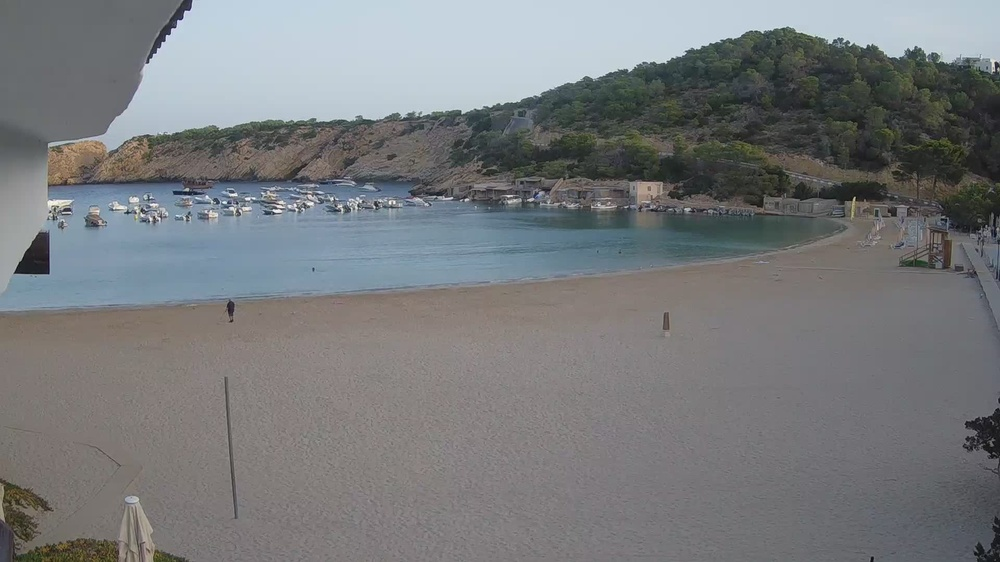
#> input picture code_testing/shihab/raw_images/1660370400.jpg, 1000 x 562 px, shrunk from 1920 x 1080 before the run; its folder holds only this picture in this run
$ python preprocessing.py   (older library calls are emulated)
#> lines starting #> are read from the running program, lines starting #| are printed output that depends on the picture
import cv2
import numpy as np
import matplotlib.pyplot as plt
import os

def pre_process_image(image):
    # 1. Convert to grayscale
    gray = cv2.cvtColor(image, cv2.COLOR_BGR2GRAY)

    # # 2. Apply Gaussian Blur (optional)
    # # Comment out this line if blurring is not required
    # gray = cv2.GaussianBlur(gray, (5, 5), 0)

    # # 3. Apply Thresholding (optional)
    # # Comment out this line if thresholding is not required
    # _, gray = cv2.threshold(gray, 128, 255, cv2.THRESH_BINARY)

    return gray


def apply_edge_filters_from_folder(folder_path):
    """
    Applies Laplacian, Sobel (x and y), and Prewitt (x and y) filters to all images in a folder.
    Displays the results using matplotlib.

    Args:
        folder_path (str): Path to the folder containing image files.
    """
#> called with folder_path = 'raw_images/'
    # Check if folder exists
    if not os.path.exists(folder_path):
        print(f"Error: Folder {folder_path} does not exist.")
        return

    # Get list of image files in the folder
    image_files = [os.path.join(folder_path, file) for file in os.listdir(folder_path) if file.lower().endswith(('.png', '.jpg', '.jpeg', '.bmp', '.tiff'))]

    if not image_files:
        print("No image files found in the folder.")
        return

    print(f"Processing {len(image_files)} image(s) from the folder: {folder_path}")

    for img_path in image_files:
        # Read image in grayscale
        img = cv2.imread(img_path)
#> img is the input picture: shape (562, 1000, 3); mean B, G, R 124.3, 122.3, 119.9
        img = pre_process_image(img)
#> in pre_process_image, `gray = cv2.cvtColor(image, cv2.COLOR_BGR2GRAY)`:
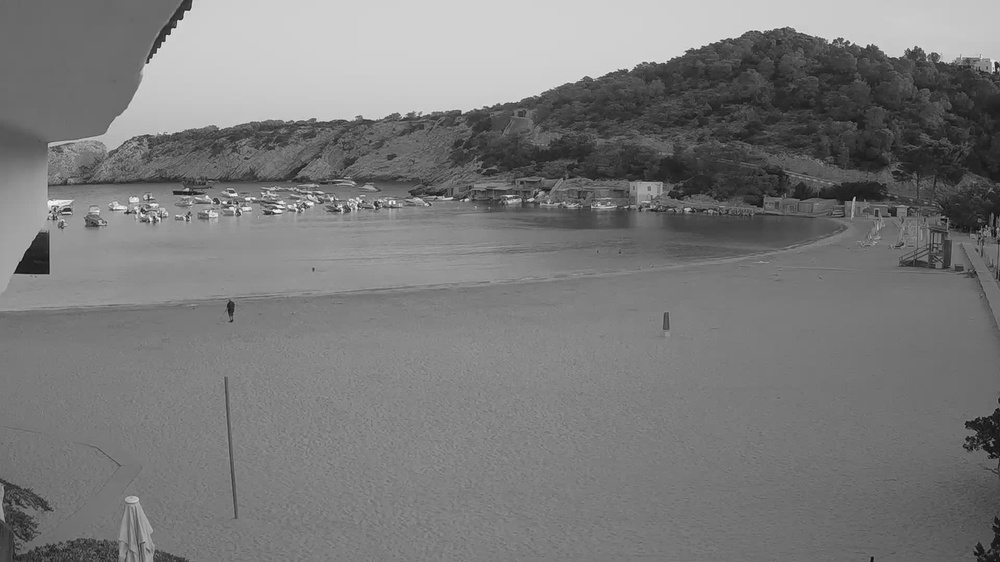
#> gray: shape (562, 1000); min 9, max 252, mean 121.8
        if img is None:
            print(f"Could not load image: {img_path}")
            continue

        # Apply Laplacian filter
        laplacian = cv2.Laplacian(img, cv2.CV_64F)
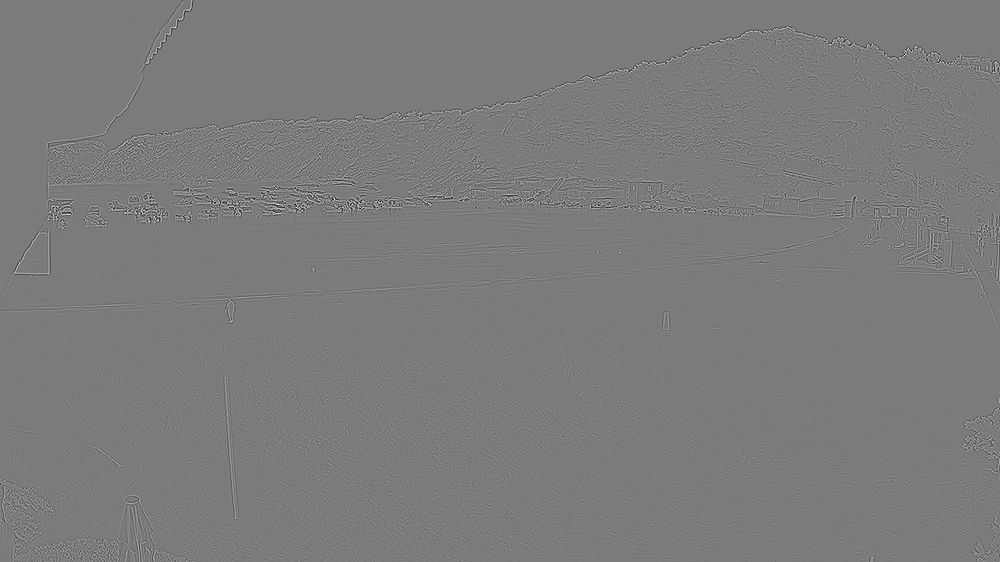
#> laplacian: shape (562, 1000) float64; min -308, max 328, mean 0; drawn with min black and max white
        laplacian = cv2.convertScaleAbs(laplacian)
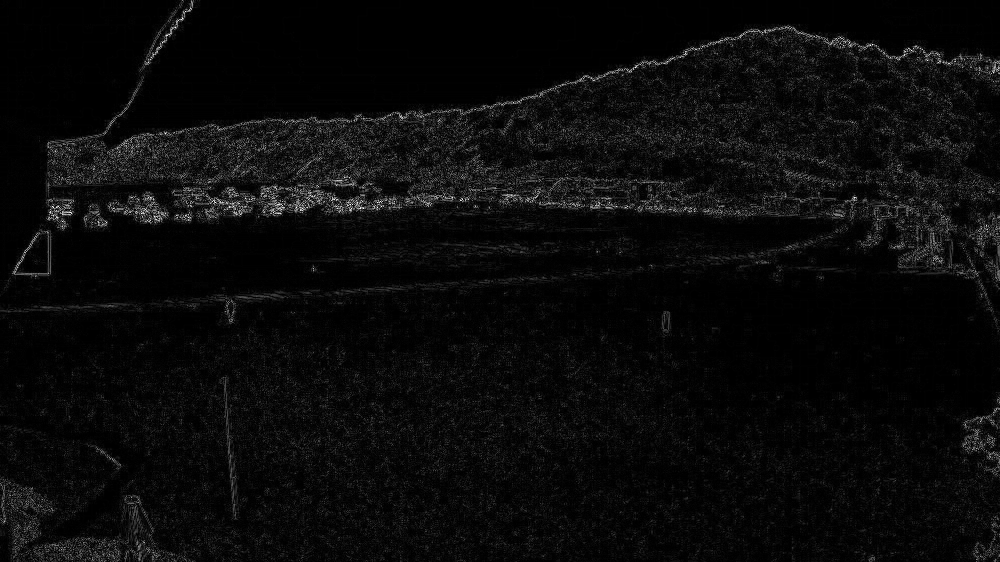
#> laplacian: shape (562, 1000); min 0, max 255, mean 10.5

        # Apply Sobel filters
        sobel_x = cv2.Sobel(img, cv2.CV_64F, 1, 0, ksize=3)
        sobel_x = cv2.convertScaleAbs(sobel_x)
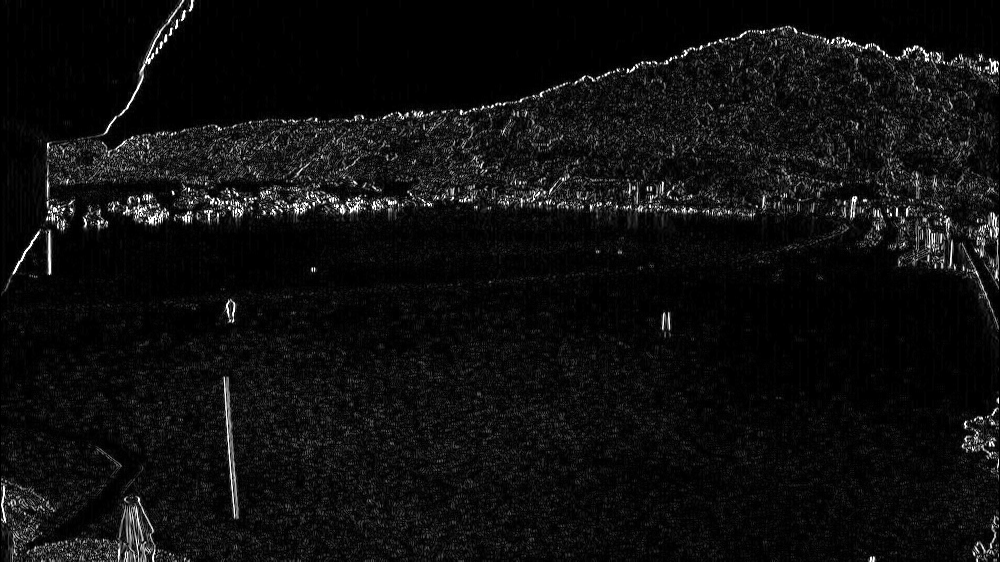
#> sobel_x: shape (562, 1000); min 0, max 255, mean 15

        sobel_y = cv2.Sobel(img, cv2.CV_64F, 0, 1, ksize=3)
        sobel_y = cv2.convertScaleAbs(sobel_y)
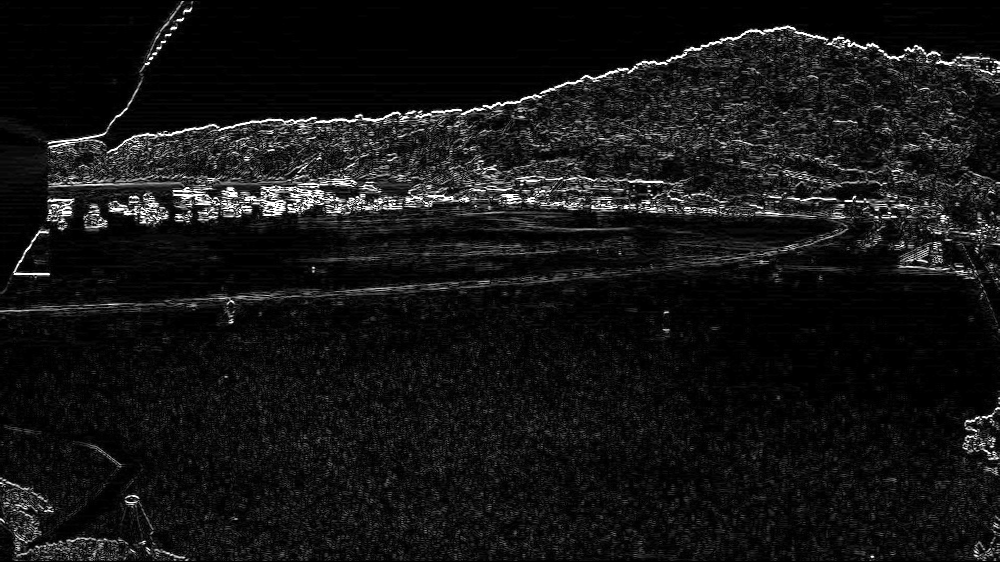
#> sobel_y: shape (562, 1000); min 0, max 255, mean 20.8

        sobel_combined = cv2.addWeighted(sobel_x, 0.5, sobel_y, 0.5, 0)
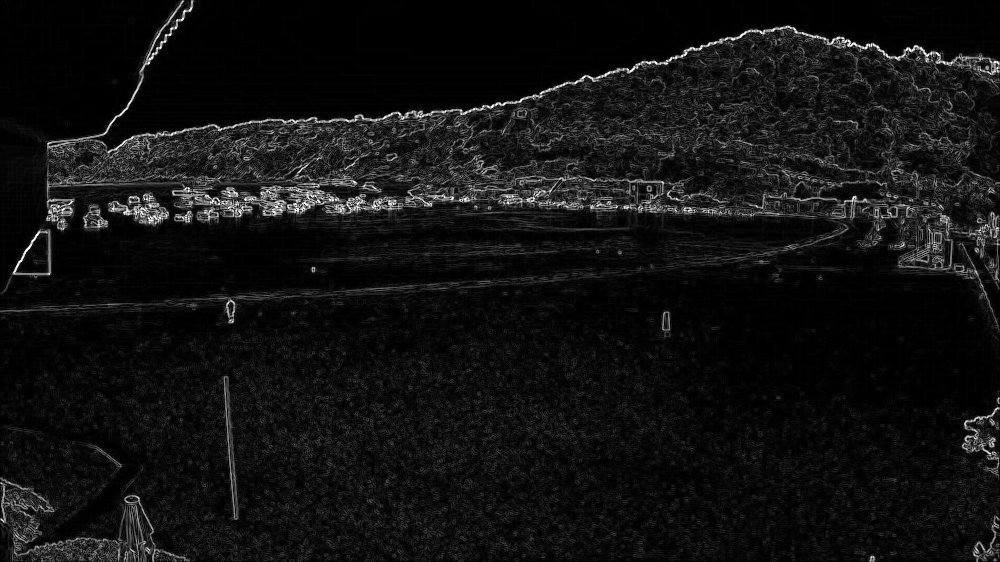
#> sobel_combined: shape (562, 1000); min 0, max 255, mean 17.9

        # Apply Prewitt filters
        prewitt_kernel_x = np.array([[-1, 0, 1],
                                     [-1, 0, 1],
                                     [-1, 0, 1]])
        prewitt_kernel_y = np.array([[-1, -1, -1],
                                     [ 0,  0,  0],
                                     [ 1,  1,  1]])

        prewitt_x = cv2.filter2D(img, -1, prewitt_kernel_x)
        prewitt_y = cv2.filter2D(img, -1, prewitt_kernel_y)
        prewitt_combined = cv2.addWeighted(prewitt_x, 0.5, prewitt_y, 0.5, 0)
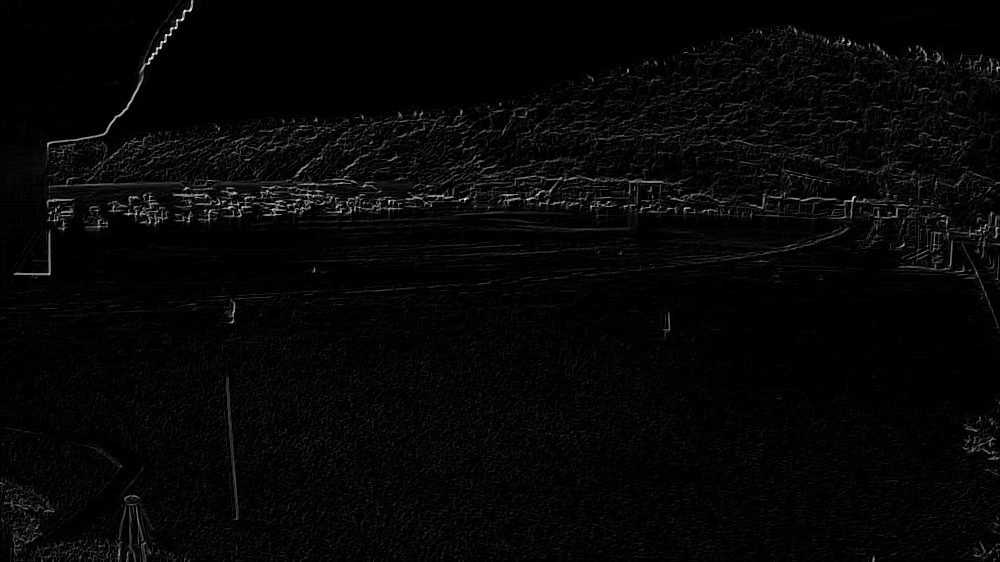
#> prewitt_combined: shape (562, 1000); min 0, max 255, mean 6.3

        # Display results using matplotlib
        plt.figure(figsize=(12, 8))
        plt.subplot(2, 3, 1), plt.imshow(img, cmap='gray'), plt.title("Original Image")
        plt.axis("off")
        plt.subplot(2, 3, 2), plt.imshow(laplacian, cmap='gray'), plt.title("Laplacian")
        plt.axis("off")
        plt.subplot(2, 3, 3), plt.imshow(sobel_combined, cmap='gray'), plt.title("Sobel (Combined)")
        plt.axis("off")
        plt.subplot(2, 3, 4), plt.imshow(prewitt_x, cmap='gray'), plt.title("Prewitt (X)")
        plt.axis("off")
        plt.subplot(2, 3, 5), plt.imshow(prewitt_y, cmap='gray'), plt.title("Prewitt (Y)")
        plt.axis("off")
        plt.subplot(2, 3, 6), plt.imshow(prewitt_combined, cmap='gray'), plt.title("Prewitt (Combined)")
        plt.axis("off")
        plt.suptitle(f"Filters Applied: {os.path.basename(img_path)}", fontsize=16)
        plt.tight_layout()
        plt.show()

folder_path = "raw_images/"
apply_edge_filters_from_folder(folder_path)

$ run again, on code_testing/shihab/raw_images/1660384800.jpg
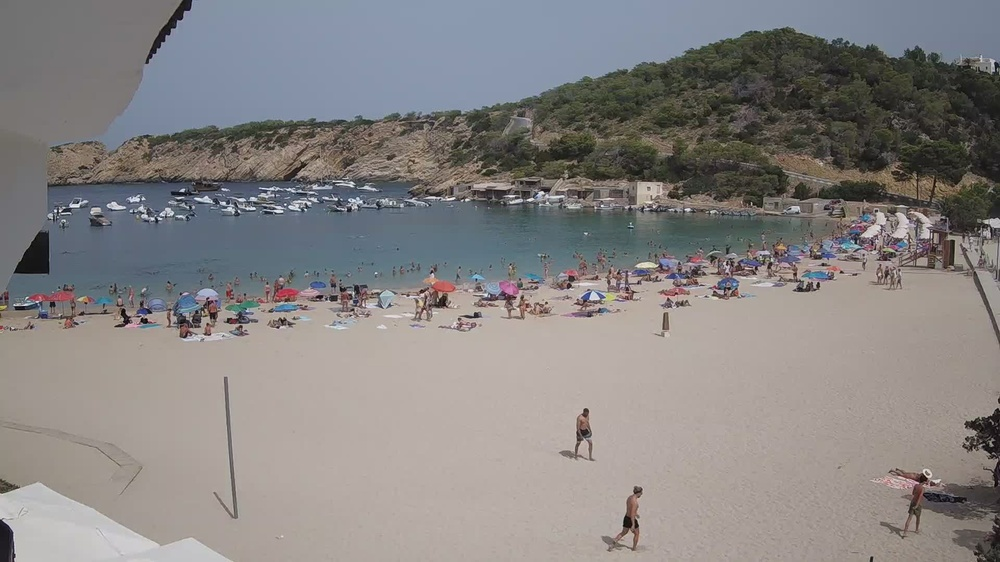
#> input picture code_testing/shihab/raw_images/1660384800.jpg, 1000 x 562 px, shrunk from 1920 x 1080 before the run
#> in apply_edge_filters_from_folder, img is the input picture: shape (562, 1000, 3); mean B, G, R 130.4, 131.3, 134.5
#> in apply_edge_filters_from_folder, `sobel_y = cv2.Sobel(img, cv2.CV_64F, 0, 1, ksize=3)`:
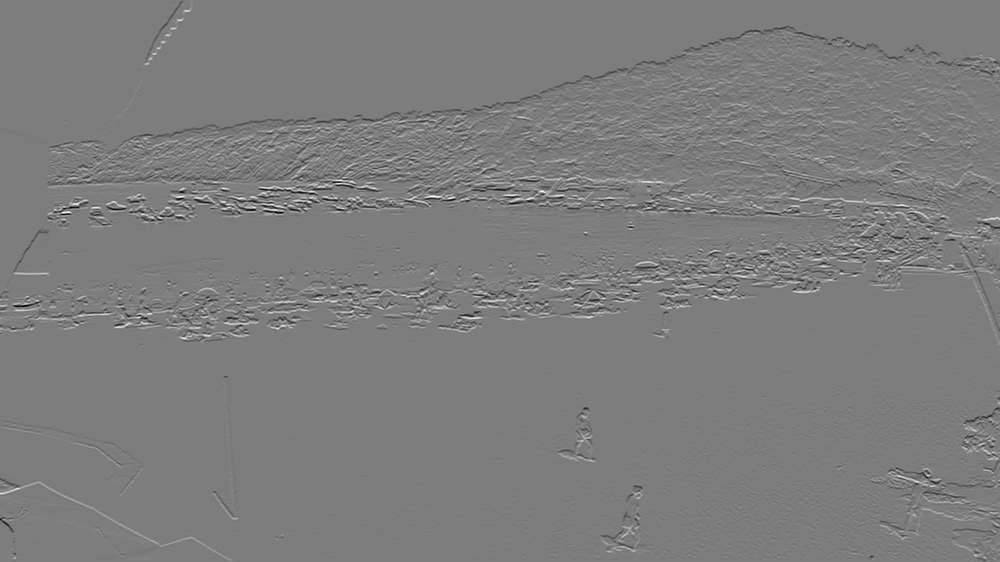
#> sobel_y: shape (562, 1000) float64; min -759, max 786, mean 0.3; drawn with min black and max white
#> in apply_edge_filters_from_folder, `prewitt_combined = cv2.addWeighted(prewitt_x, 0.5, prewitt_y, 0.5, 0)`:
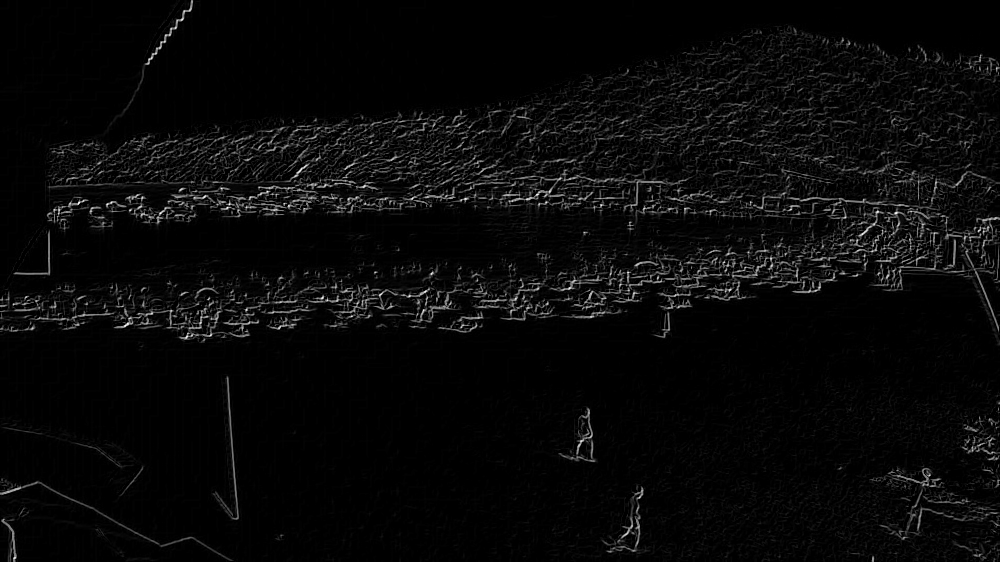
#> prewitt_combined: shape (562, 1000); min 0, max 255, mean 9

$ run again, on code_testing/shihab/raw_images/1660374000.jpg
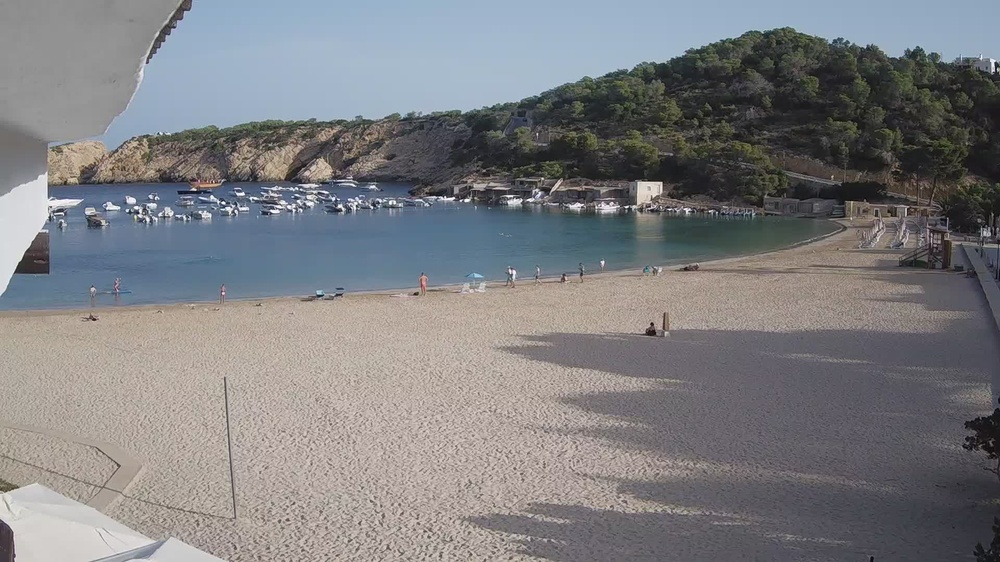
#> input picture code_testing/shihab/raw_images/1660374000.jpg, 1000 x 562 px, shrunk from 1920 x 1080 before the run
#> in apply_edge_filters_from_folder, img is the input picture: shape (562, 1000, 3); mean B, G, R 129, 126.2, 126
#> in apply_edge_filters_from_folder, `sobel_y = cv2.Sobel(img, cv2.CV_64F, 0, 1, ksize=3)`:
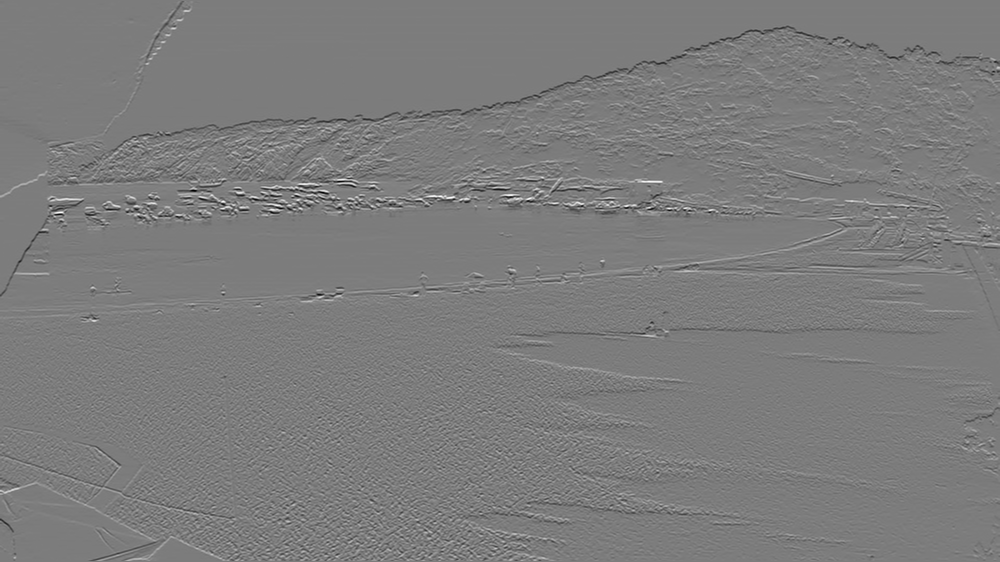
#> sobel_y: shape (562, 1000) float64; min -799, max 835, mean -0.5; drawn with min black and max white
#> in apply_edge_filters_from_folder, `prewitt_combined = cv2.addWeighted(prewitt_x, 0.5, prewitt_y, 0.5, 0)`:
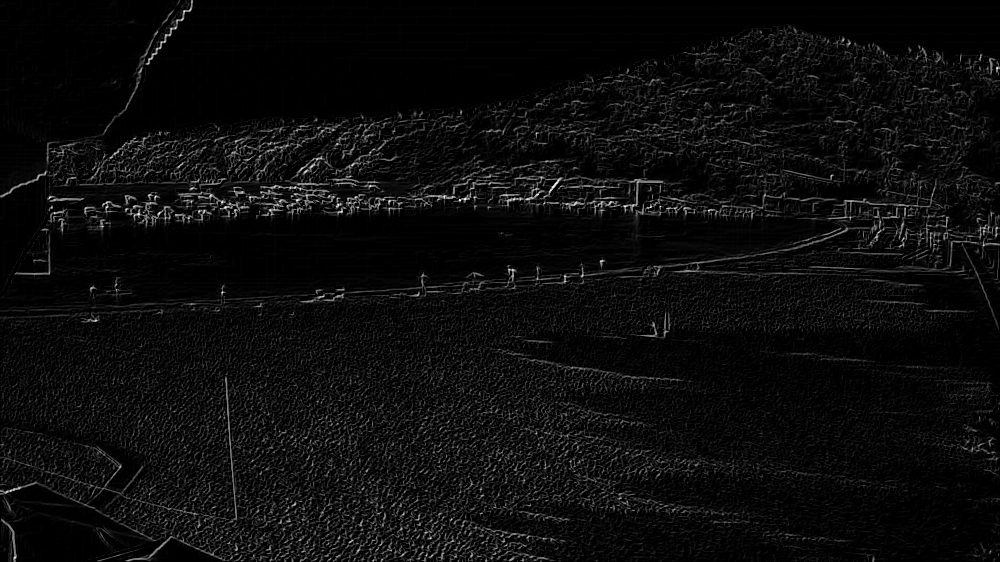
#> prewitt_combined: shape (562, 1000); min 0, max 255, mean 12.3
